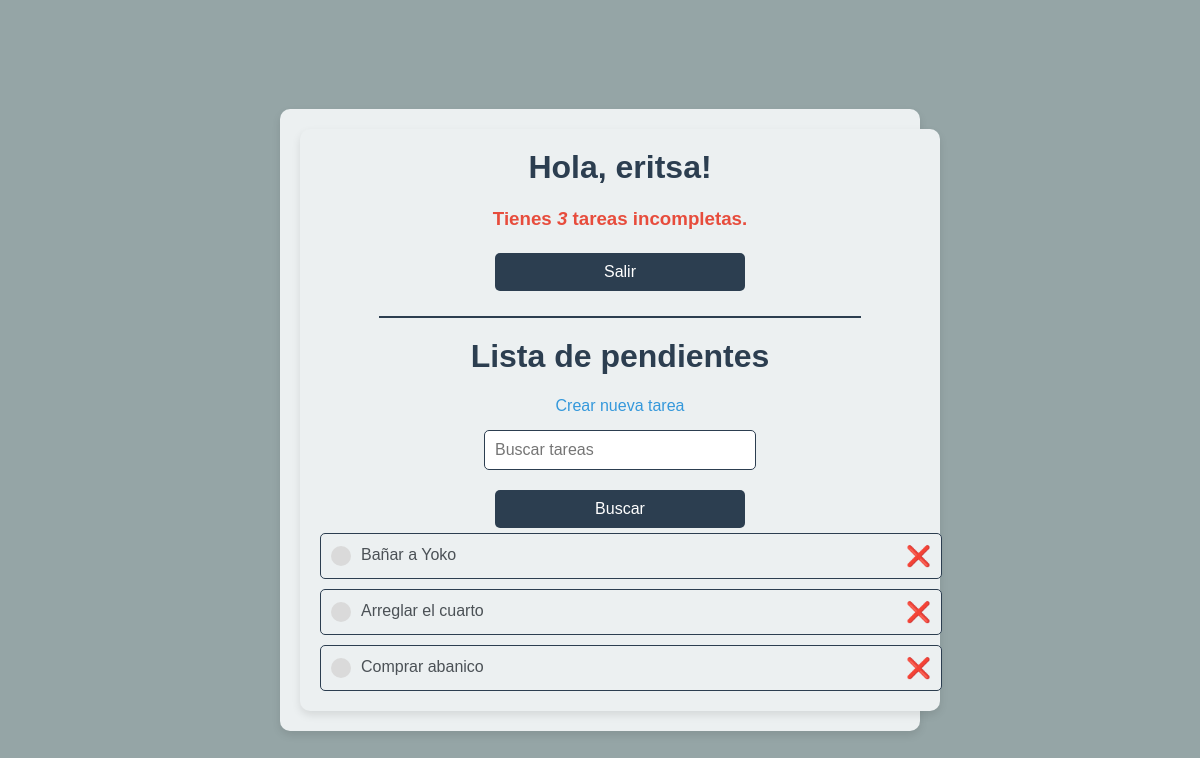
Screenshot of / (signed in) with the database file from the repository.
### base/models.py (models this page shows)
class Tarea(models.Model):
    usuario = models.ForeignKey(User,
                                on_delete=models.CASCADE,
                                null=True,
                                blank=True,
                                )
    titulo = models.CharField(max_length=200)
    descripcion = models.TextField(null=True,
                                   blank=True)
    completo = models.BooleanField(default=False)
    creado = models.DateTimeField(auto_now_add=True)
    def __str__(self):
        return self.titulo
    class Meta:
        ordering = ['completo']

### base/views.py (the view)
# urls.py: urlpatterns = [path('', ListaPendiente.as_view(), name='tareas'),
class ListaPendiente(LoginRequiredMixin, ListView):
    model = Tarea
    context_object_name = 'tareas'
    def get_context_data(self, **kwargs):
        context = super().get_context_data(**kwargs)
        context['tareas'] = context['tareas'].filter(usuario=self.request.user)
        context['count'] = context['tareas'].filter(completo=False).count()
        valor_buscado = self.request.GET.get('area-buscar') or ''
        if valor_buscado:
            context['tareas'] = context['tareas'].filter(titulo__icontains=valor_buscado)
        context['valor_buscado'] = valor_buscado
        return context

### base/templates/base/tarea_list.html (shortened to what this page needs)
{% extends 'base/principal.html' %}
{% block content %}
<div class="container">
    {% if request.user.is_authenticated %}
        <h1>Hola, {{request.user}}!</h1>
        <h3>Tienes <i>{{ count }}</i> tarea{{ count|pluralize}}  incompleta{{ count|pluralize}}.</h3>
        <form method="POST" action="{% url 'logout' %}">
            <button type="submit">Salir</button>
        </form>
    {% else %}
        <a href="{% url 'login' %}">Ingresar</a>
    {% endif %}
    <hr>
    <h1>Lista de pendientes</h1>
    <a class="button" href="{% url 'crear-tarea' %}">Crear nueva tarea</a>
    <form class="search-form" method="GET">
        <input type="text" name="area-buscar" value="{{ valor_buscado }}" placeholder="Buscar tareas">
        <input type="submit" value="Buscar">
    </form>
    <div class="envoltorio-items-tarea">
        {% for tarea in tareas %}
        <div class="envoltorio-tareas">
            {% if tarea.completo %}
            <div class="titulo-tarea">
                <div class="icono-tarea-completa"></div>
                    <i><s><a href="{% url 'editar-tarea' tarea.id %}">{{ tarea }}</a></s></i>
            </div>
            <a class="enlace-elininar" href="{% url 'eliminar-tarea' tarea.id %}">&#x274C;</a>
            {% else %}
            <div class="titulo-tarea">
                <div class="icono-tarea-incompleta"> </div>
                <a href="{% url 'editar-tarea' tarea.id %}">{{ tarea }}</a>
            </div>
            <a class="enlace-elininar" href="{% url 'eliminar-tarea' tarea.id %}">&#x274C;</a>
            {% endif %}
        </div>
        {% empty %}
        <h3>No hay elementos en esta lista</h3>
        {% endfor %}
    </div>
</div>
{% endblock %}

### base/templates/base/principal.html (style rules this page uses)
body { background-color: #95a5a6; font-family: Arial, sans-serif; color: #2c3e50; margin: 0; padding: 20px; display: flex; justify-content: center; align-items: center; min-height: 100vh; }
.container { background-color: #ecf0f1; padding: 20px; border-radius: 10px; box-shadow: 0 4px 8px rgba(0, 0, 0, 0.1); width: 100%; max-width: 600px; text-align: center; }
h1 { color: #2c3e50; margin-top: 0; }
form { display: flex; flex-direction: column; align-items: center; gap: 20px; }
.search-form { display: flex; justify-content: center; gap: 10px; width: 100%; margin-top: 10px; }
input[type="text"], input[type="password"], input[type="submit"], button { padding: 10px; margin: 5px 0; border: 1px solid #2c3e50; border-radius: 5px; font-size: 16px; width: 100%; max-width: 250px; }
input[type="submit"], button { background-color: #2c3e50; color: white; border: none; cursor: pointer; }
a { color: #3498db; text-decoration: none; }
.envoltorio-items-tarea { display: flex; flex-direction: column; align-items: flex-start; gap: 10px; width: 100%; }
.envoltorio-tareas { display: flex; justify-content: space-between; align-items: center; width: 100%; background-color: #ecf0f1; padding: 10px; border-radius: 5px; border: 1px solid #2c3e50; }
.enlace-elininar { color: #e74c3c; font-size: 20px; text-decoration: none; }
.titulo-tarea { display: flex; }
.titulo-tarea a { text-decoration: none; color: #4b5156; margin-left: 10px; }
.icono-tarea-incompleta { height: 20px; width: 20px; background-color: rgb(218, 218, 218); border-radius: 50px; }
hr { border: 1px solid #2c3e50; width: 80%; margin: 20px auto; }
h3 { color: #e74c3c; text-align: center; }

### rows the page displays
Tarea: titulo "Bañar a Yoko"
Tarea: titulo "Arreglar el cuarto"
Tarea: titulo "Comprar abanico"

### other values shown
{{ request.user }} "eritsa"
{{ count }} "3"
